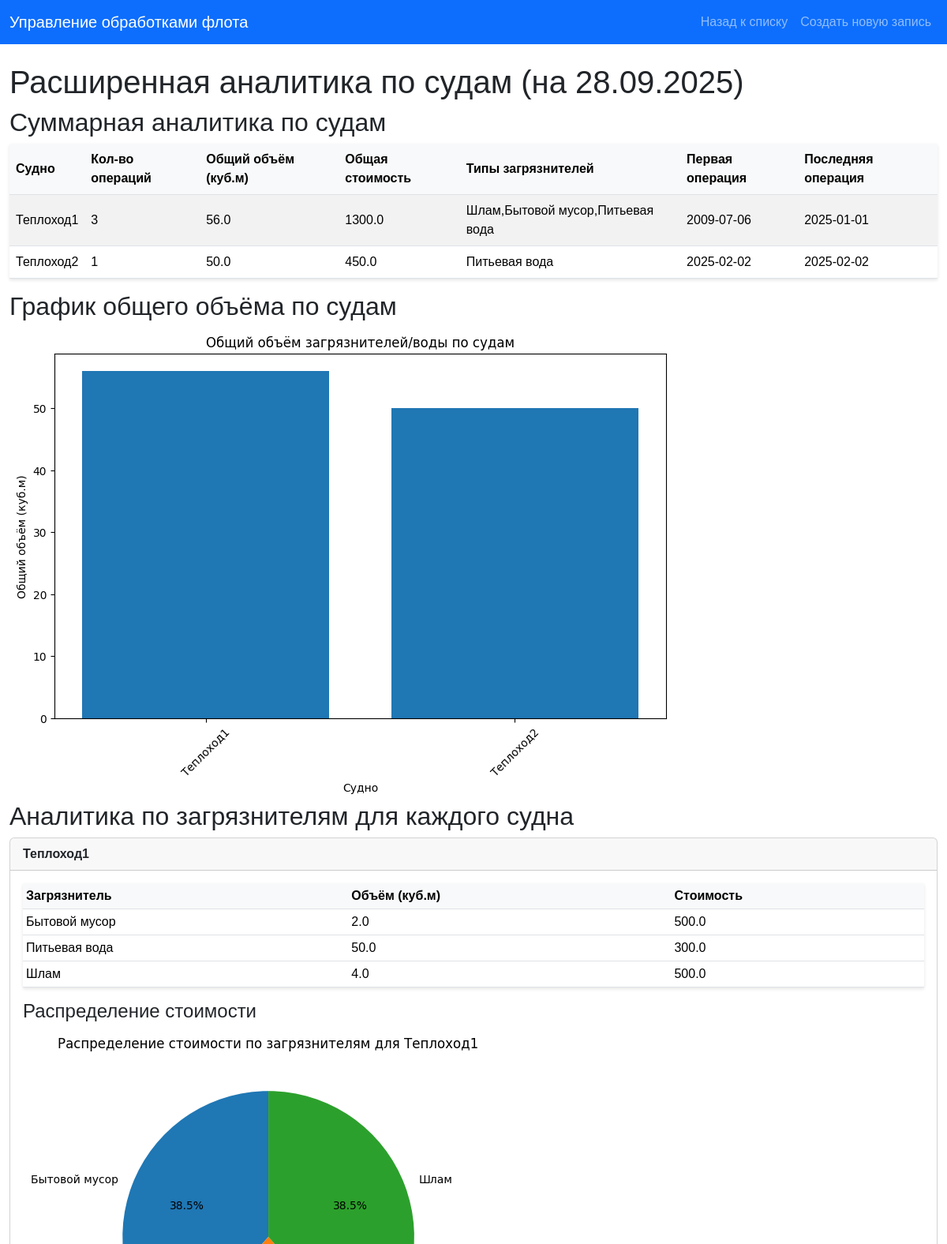
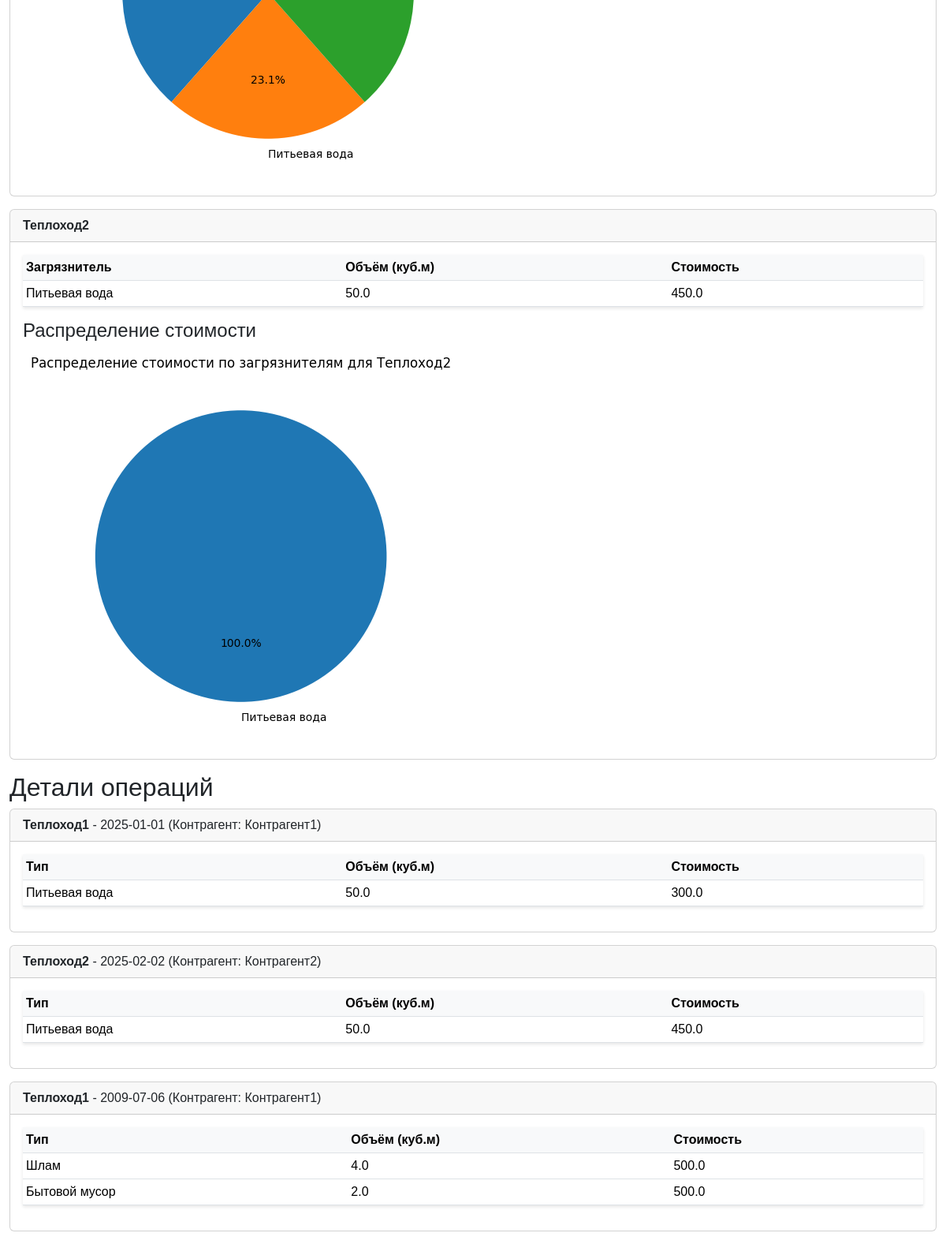
The app's page /analytics with its own data (2 pictures, top to bottom).
### main.py (models this page shows)
class Ship(Base):
    __tablename__ = "ships"
    id = Column(Integer, primary_key=True, index=True)
    name = Column(String, unique=True, index=True)

class Pollutant(Base):
    __tablename__ = "pollutants"
    id = Column(Integer, primary_key=True, index=True)
    name = Column(String, unique=True, index=True)

class Operation(Base):
    __tablename__ = "operations"
    id = Column(Integer, primary_key=True, index=True)
    ship_id = Column(Integer, ForeignKey("ships.id"))
    port_id = Column(Integer, ForeignKey("ports.id"))
    contractor_id = Column(Integer, ForeignKey("contractors.id"))
    date = Column(Date)
    has_documents = Column(Boolean, default=False)
    ship = relationship("Ship")
    port = relationship("Port")
    contractor = relationship("Contractor")
    pollutants = relationship("OperationPollutant", back_populates="operation", cascade="all, delete-orphan")

class Contractor(Base):
    __tablename__ = "contractors"
    id = Column(Integer, primary_key=True, index=True)
    name = Column(String, unique=True, index=True)

class OperationPollutant(Base):
    __tablename__ = "operation_pollutants"
    id = Column(Integer, primary_key=True, index=True)
    operation_id = Column(Integer, ForeignKey("operations.id"))
    pollutant_id = Column(Integer, ForeignKey("pollutants.id"))
    volume = Column(Float, default=0.0)
    cost = Column(Float, default=0.0)
    operation = relationship("Operation", back_populates="pollutants")
    pollutant = relationship("Pollutant")

### main.py (the view)
@app.get("/analytics", response_class=HTMLResponse)
async def analytics(request: Request, db: Session = Depends(get_db)):
    current_date = date(2025, 9, 28)
    summary_query = (
        db.query(
            Ship.name.label("ship_name"),
            func.count(Operation.id).label("operation_count"),
            func.sum(OperationPollutant.volume).label("total_volume"),
            func.sum(OperationPollutant.cost).label("total_cost"),
            func.group_concat(Pollutant.name.distinct()).label("pollutant_types"),
            func.min(Operation.date).label("first_operation"),
            func.max(Operation.date).label("last_operation")
        )
        .outerjoin(Operation, Ship.id == Operation.ship_id)
        .outerjoin(OperationPollutant, Operation.id == OperationPollutant.operation_id)
        .outerjoin(Pollutant, OperationPollutant.pollutant_id == Pollutant.id)
        .filter(Operation.date <= current_date)
        .group_by(Ship.id)
        .order_by(Ship.name)
    )
    summary_results = summary_query.all()
    pollutants_query = (
        db.query(
            Ship.name.label("ship_name"),
            Pollutant.name.label("pollutant_name"),
            func.sum(OperationPollutant.volume).label("total_volume"),
            func.sum(OperationPollutant.cost).label("total_cost")
        )
        .outerjoin(Operation, Ship.id == Operation.ship_id)
        .outerjoin(OperationPollutant, Operation.id == OperationPollutant.operation_id)
        .outerjoin(Pollutant, OperationPollutant.pollutant_id == Pollutant.id)
        .filter(Operation.date <= current_date)
        .filter((OperationPollutant.volume > 0) | (OperationPollutant.cost > 0))
        .group_by(Ship.name, Pollutant.name)
        .order_by(Ship.name, Pollutant.name)
    )
    pollutants_results = pollutants_query.all()
    ship_names = [row.ship_name for row in summary_results]
    total_volumes = [row.total_volume or 0 for row in summary_results]
    fig, ax = plt.subplots(figsize=(10, 6))
    ax.bar(ship_names, total_volumes)
    ax.set_xlabel('Судно')
    ax.set_ylabel('Общий объём (куб.м)')
    ax.set_title('Общий объём загрязнителей/воды по судам')
    ax.tick_params(axis='x', rotation=45)
    buffer = BytesIO()
    plt.savefig(buffer, format='png', bbox_inches='tight')
    buffer.seek(0)
    volume_chart_base64 = base64.b64encode(buffer.read()).decode('utf-8')
    plt.close(fig)
    pie_charts = {}
    ships = db.query(Ship).order_by(Ship.name).all()
    for ship in ships:
        ship_pollutants = [
            row for row in pollutants_results if row.ship_name == ship.name
        ]
        if ship_pollutants:
            poll_names = [row.pollutant_name for row in ship_pollutants]
            poll_costs = [row.total_cost or 0 for row in ship_pollutants]
            fig_pie, ax_pie = plt.subplots(figsize=(8, 6))
            ax_pie.pie(poll_costs, labels=poll_names, autopct='%1.1f%%', startangle=90)
            ax_pie.set_title(f'Распределение стоимости по загрязнителям для {ship.name}')
            buffer_pie = BytesIO()
            plt.savefig(buffer_pie, format='png', bbox_inches='tight')
            buffer_pie.seek(0)
            pie_charts[ship.name] = base64.b64encode(buffer_pie.read()).decode('utf-8')
            plt.close(fig_pie)
    operations = db.query(Operation).filter(Operation.date <= current_date).all()
    return templates.TemplateResponse("analytics.html", {
        "request": request,
        "operations": operations,
        "summary_results": summary_results,
        "pollutants_results": pollutants_results,
        "volume_chart_base64": volume_chart_base64,
        "pie_charts": pie_charts
    })

### templates/analytics.html (shortened to what this page needs)
<!DOCTYPE html>
<html lang="ru">
<head>
    <link href="https://cdn.jsdelivr.net/npm/bootstrap@5.3.3/dist/css/bootstrap.min.css" rel="stylesheet">
    <link href="/static/styles.css" rel="stylesheet">
</head>
<body>
    <nav class="navbar navbar-expand-lg navbar-dark bg-primary">
        <div class="container">
            <a class="navbar-brand" href="/">Управление обработками флота</a>
            <div class="navbar-nav">
                <a class="nav-link" href="/">Назад к списку</a>
                <a class="nav-link" href="/create">Создать новую запись</a>
            </div>
        </div>
    </nav>
    <div class="container mt-4">
        <h1>Расширенная аналитика по судам (на 28.09.2025)</h1>
        <h2>Суммарная аналитика по судам</h2>
        <table class="table table-striped table-hover">
            <thead>
                <tr>
                    <th>Судно</th>
                    <th>Кол-во операций</th>
                    <th>Общий объём (куб.м)</th>
                    <th>Общая стоимость</th>
                    <th>Типы загрязнителей</th>
                    <th>Первая операция</th>
                    <th>Последняя операция</th>
                </tr>
            </thead>
            <tbody>
                {% for row in summary_results %}
                <tr>
                    <td>{{ row.ship_name }}</td>
                    <td>{{ row.operation_count }}</td>
                    <td>{{ row.total_volume or 0 }}</td>
                    <td>{{ row.total_cost or 0 }}</td>
                    <td>{{ row.pollutant_types or 'Нет' }}</td>
                    <td>{{ row.first_operation or 'Нет' }}</td>
                    <td>{{ row.last_operation or 'Нет' }}</td>
                </tr>
                {% endfor %}
            </tbody>
        </table>
        <h2>График общего объёма по судам</h2>
        <img alt="Общий объём по судам" class="img-fluid">
        <h2>Аналитика по загрязнителям для каждого судна</h2>
        {% for row in summary_results %}
        <div class="card mb-3">
            <div class="card-header">
                <strong>{{ row.ship_name }}</strong>
            </div>
            <div class="card-body">
                <table class="table table-sm">
                    <thead>
                        <tr>
                            <th>Загрязнитель</th>
                            <th>Объём (куб.м)</th>
                            <th>Стоимость</th>
                        </tr>
                    </thead>
                    <tbody>
                        {% for p_row in pollutants_results %}
                        {% if p_row.ship_name == row.ship_name %}
                        <tr>
                            <td>{{ p_row.pollutant_name }}</td>
                            <td>{{ p_row.total_volume or 0 }}</td>
                            <td>{{ p_row.total_cost or 0 }}</td>
                        </tr>
                        {% endif %}
                        {% endfor %}
                    </tbody>
                </table>
                {% if pie_charts[row.ship_name] %}
                <h4>Распределение стоимости</h4>
                <img alt="Распределение для {{ row.ship_name }}" class="img-fluid">
                {% endif %}
            </div>
        </div>
        {% endfor %}
        <h2>Детали операций</h2>
        {% for op in operations %}
        <div class="card mb-3">
            <div class="card-header">
                <strong>{{ op.ship.name }}</strong> - {{ op.date }} (Контрагент: {{ op.contractor.name }})
            </div>
            <div class="card-body">
                <table class="table table-sm">
                    <thead>
                        <tr>
                            <th>Тип</th>
                            <th>Объём (куб.м)</th>
                            <th>Стоимость</th>
                        </tr>
                    </thead>
                    <tbody>
                        {% for op_pollutant in op.pollutants %}
                        <tr>
                            <td>{{ op_pollutant.pollutant.name }}</td>
                            <td>{{ op_pollutant.volume }}</td>
                            <td>{{ op_pollutant.cost }}</td>
                        </tr>
                        {% endfor %}
                    </tbody>
                </table>
            </div>
        </div>
        {% endfor %}
    </div>
</body>
</html>

### static/styles.css (style rules this page uses)
body { font-family: Arial, sans-serif; }
.table { border-collapse: separate; border-spacing: 0; box-shadow: 0 2px 4px rgba(0, 0, 0, 0.1); }
.table th, .table td { vertical-align: middle; }
.table th { background-color: #f8f9fa; }
.container { max-width: 1200px; }

### records on screen
Ship: ship_name "Теплоход1", operation_count "3", total_volume "56.0", total_cost "1300.0", pollutant_types "Шлам,Бытовой мусор,Питьевая вода", first_operation "2009-07-06", last_operation "2025-01-01"
Ship: ship_name "Теплоход2", operation_count "1", total_volume "50.0", total_cost "450.0", pollutant_types "Питьевая вода", first_operation "2025-02-02", last_operation "2025-02-02"
Pollutant: pollutant_name "Бытовой мусор", total_volume "2.0", total_cost "500.0"
Pollutant: pollutant_name "Питьевая вода", total_volume "50.0", total_cost "300.0", total_cost "450.0"
Pollutant: pollutant_name "Шлам", total_volume "4.0", total_cost "500.0"
Operation: ship.name "Теплоход1", date "2025-01-01", contractor.name "Контрагент1"
OperationPollutant: pollutant.name "Питьевая вода", volume "50.0", cost "300.0"
Operation: ship.name "Теплоход2", date "2025-02-02", contractor.name "Контрагент2"
OperationPollutant: pollutant.name "Питьевая вода", volume "50.0", cost "450.0"
Operation: ship.name "Теплоход1", date "2009-07-06", contractor.name "Контрагент1"
OperationPollutant: pollutant.name "Шлам", volume "4.0", cost "500.0"
OperationPollutant: pollutant.name "Бытовой мусор", volume "2.0", cost "500.0"
